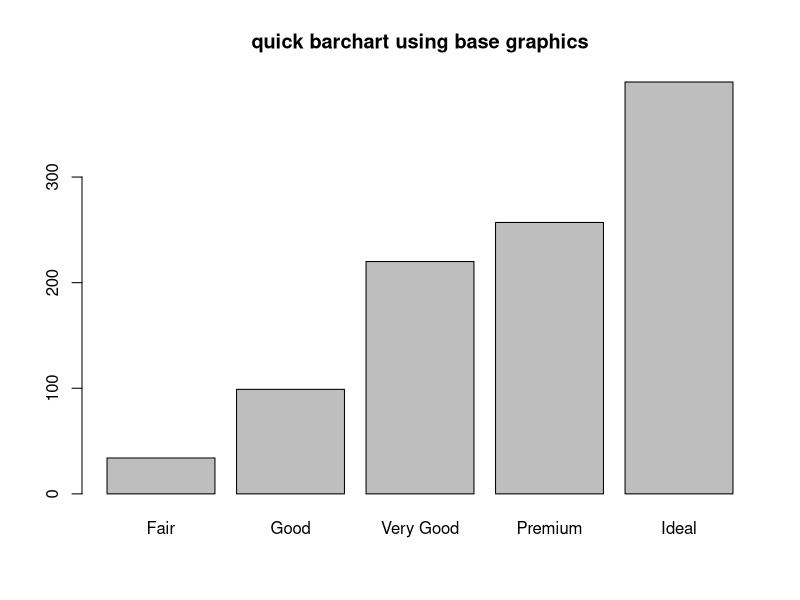
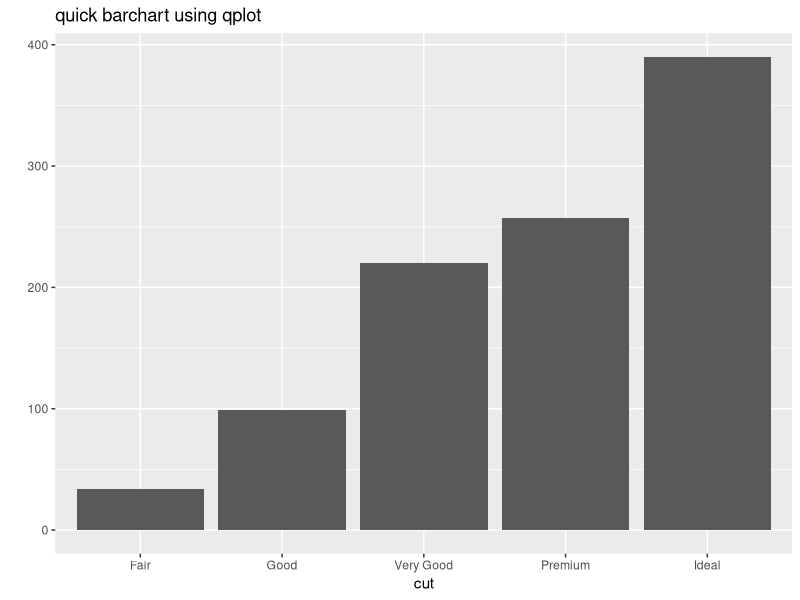
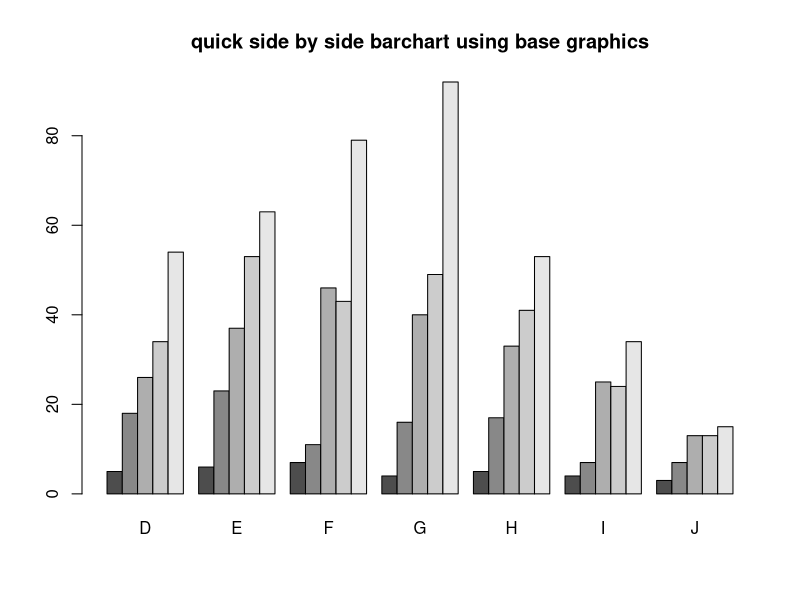
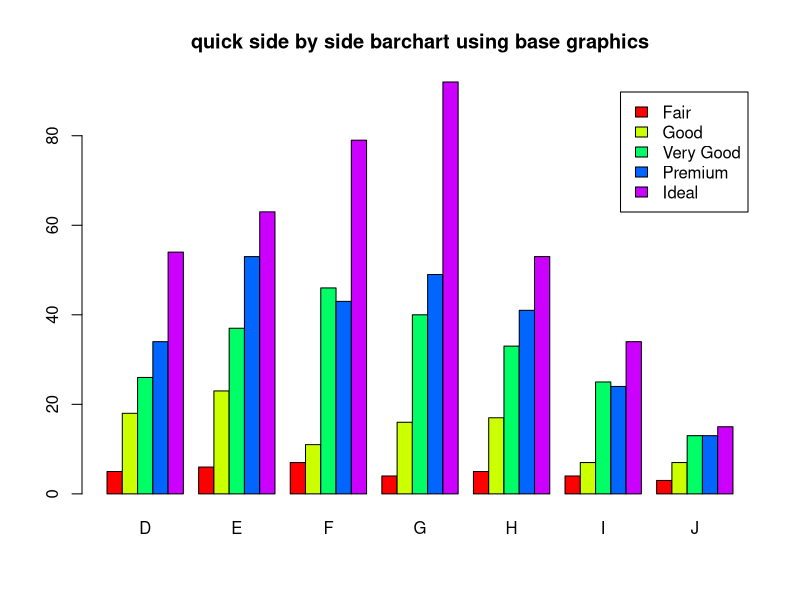
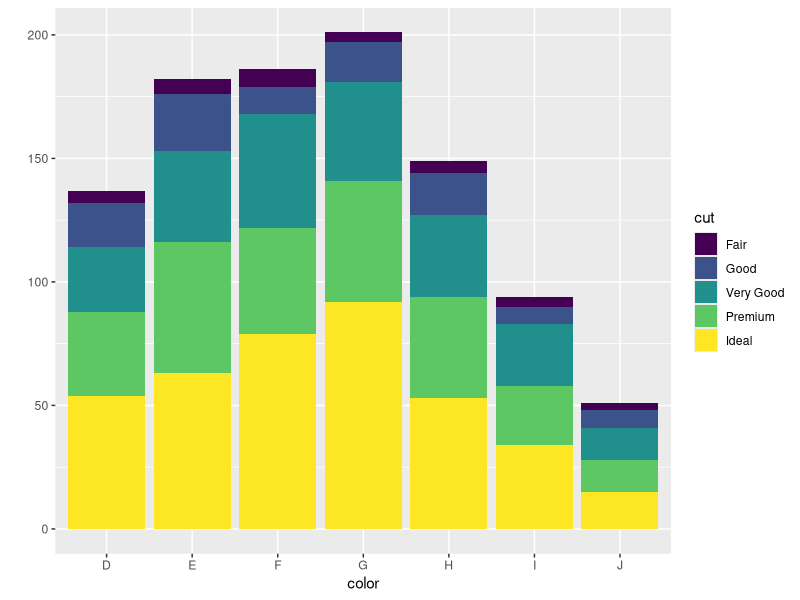

Generate these figures, in order, with R: (Note: this script raises an error after producing the figures.)
## ---- chunk 1
library(knitr)
opts_chunk$set(warning=FALSE, message=FALSE) 
## ---- chunk 2
library(ggplot2)
data("diamonds")
set.seed(1410) # Make the sample reproducible
dsmall <- diamonds[sample(nrow(diamonds), 1000), ]
## ---- chunk 3
dc <- table(dsmall$cut)
barplot(dc, main="quick barchart using base graphics")
## ---- chunk 4
qplot(x=cut, data=dsmall, geom="bar", main="quick barchart using qplot")
## ---- chunk 5
cc <- table(dsmall$cut, dsmall$color)
barplot(cc, main="quick side by side barchart using base graphics", beside=TRUE)
## ---- chunk 6
barplot(cc, main="quick side by side barchart using base graphics", beside=TRUE, 
        col=rainbow(5), legend=rownames(cc))
## ---- chunk 7
qplot(x=color, fill=cut, data=dsmall)
## ---- chunk 8
qplot(x=color, fill=cut, data=dsmall, position="dodge")
## ---- chunk 9
qplot(x=cut, fill=color, data=dsmall, position="dodge")
## ---- chunk 10
table(dsmall$cut, dsmall$color)
## ---- chunk 11
mosaicplot(cut~color, data=dsmall)
## ---- chunk 12
par(mfrow=c(1,2)) # display the plots in 1 row and 2 columns
mosaicplot(cut~color, data=dsmall, color=TRUE)
mosaicplot(cut~color, data=dsmall, shade=TRUE)
## ---- chunk 13
stripchart(dsmall$depth)
## ---- chunk 14
par(mfrow=c(1,2))
stripchart(dsmall$depth, method="stack", pch=20)
stripchart(dsmall$depth, method="jitter", pch=".")
## ---- chunk 15
qplot(y=1, x=depth, data=dsmall,  geom="point", main="Standard dotplot")
## ---- chunk 16
library(gridExtra)
jitter <- qplot(y=1, x=depth, data=dsmall,  geom="point", position="jitter", main="Jittered dotplot")
stack <- qplot(y=1, x=depth, data=dsmall,  geom="point", position="stack", main="Stacked dotplot")
grid.arrange(stack, jitter, ncol=2)
## ---- chunk 17
tc <- t(table(cut(dsmall$depth, 7)))
kable(tc, format="markdown")
## ---- chunk 18
hist(dsmall$depth)
## ---- chunk 19
hist(dsmall$depth, xlab="depth", main="Histogram of diamond depth", col="cyan", breaks=20)
## ---- chunk 20
qplot(x=depth, data=dsmall, geom="histogram", binwidth=2)
## ---- chunk 21
qplot(x=depth, data=dsmall, geom="histogram", binwidth=2, 
      color=I("black"), fill=I("white"))
## ---- chunk 22
plot(density(dsmall$depth), main="Distribution of diamond density")
## ---- chunk 23
qplot(x=depth, data=dsmall, geom="density")
## ---- chunk 24
boxplot(dsmall$price)
## ---- chunk 25
boxplot(dsmall$price, horizontal = TRUE, main="Distribution of diamond prices", xlab="Dollars")
## ---- chunk 26
qplot(x=1, y=price, data=dsmall, geom="boxplot")
## ---- chunk 27
qqnorm(dsmall$price)
qqline(dsmall$price, col="red")
## ---- chunk 28
z <- rnorm(1000)
qqnorm(z)
qqline(z, col="blue")
## ---- chunk 29
plot(price~carat, data=dsmall)
## ---- chunk 30
qplot(x=carat, y=price, data=dsmall, geom='point')
## ---- chunk 31
plot(price~carat, data=dsmall)
abline(lm(price~carat, data=dsmall), col="blue")
lines(lowess(dsmall$price~dsmall$carat), col="red")
## ---- chunk 32
qplot(x=carat, y=price, data=dsmall, geom=c("point", "smooth"))
## ---- chunk 33
qplot(x=carat, y=price, data=dsmall, geom=c("point", "smooth"), se=FALSE)
## ---- chunk 34
qplot(x=carat, y=price, data=dsmall, color=cut, geom="point")
## ---- chunk 35
qplot(x=carat, y=price, data=dsmall, color=cut, geom=c("point", "smooth"), se=FALSE)
## ---- chunk 36
qplot(x=carat, y=price, data=dsmall, color=clarity, shape=cut, geom="point")
## ---- chunk 37
stripchart(dsmall$carat ~ dsmall$color, pch=16, col=rainbow(7))
## ---- chunk 38
qplot(x=carat, y=color, data=dsmall, geom="point", main="stripchart using qplot")
## ---- chunk 39
boxplot(carat~color, data=dsmall)
## ---- chunk 40
qplot(x=color, y=carat, data=dsmall, geom="boxplot", main="Boxplots of diamond carat across color")
## ---- chunk 41
qplot(x=color, y=carat, data=dsmall, geom="boxplot", color=color,
            main="colored lines and using qplot")
## ---- chunk 42
a <- qplot(x=carat, data=dsmall, geom="histogram", fill=color) 
b <- qplot(x=carat, data=dsmall, geom="density", fill=color) 
grid.arrange(a,b, ncol=2)
## ---- chunk 43
a <- qplot(x=carat, data=dsmall, geom="histogram", fill=color, alpha=.2) 
b <- qplot(x=carat, data=dsmall, geom="density", fill=color, alpha=.2) 
grid.arrange(a,b, ncol=2)
## ---- chunk 44
qplot(x=carat, data=dsmall, geom="histogram", facets = ~color, 
      color=I("black"), fill=I("white"))

qplot(x=carat, data=dsmall, geom="histogram", facets = color ~., 
      color=I("black"), fill=I("white"))
## ---- chunk 45
qplot(x=carat, data=dsmall, geom="histogram", facets=color ~cut, 
      color=I("black"), fill=I("white"))
## ---- chunk 46
qplot(x=carat, y=price, data=dsmall, geom="point", facets=clarity ~ color, 
      color=cut)
